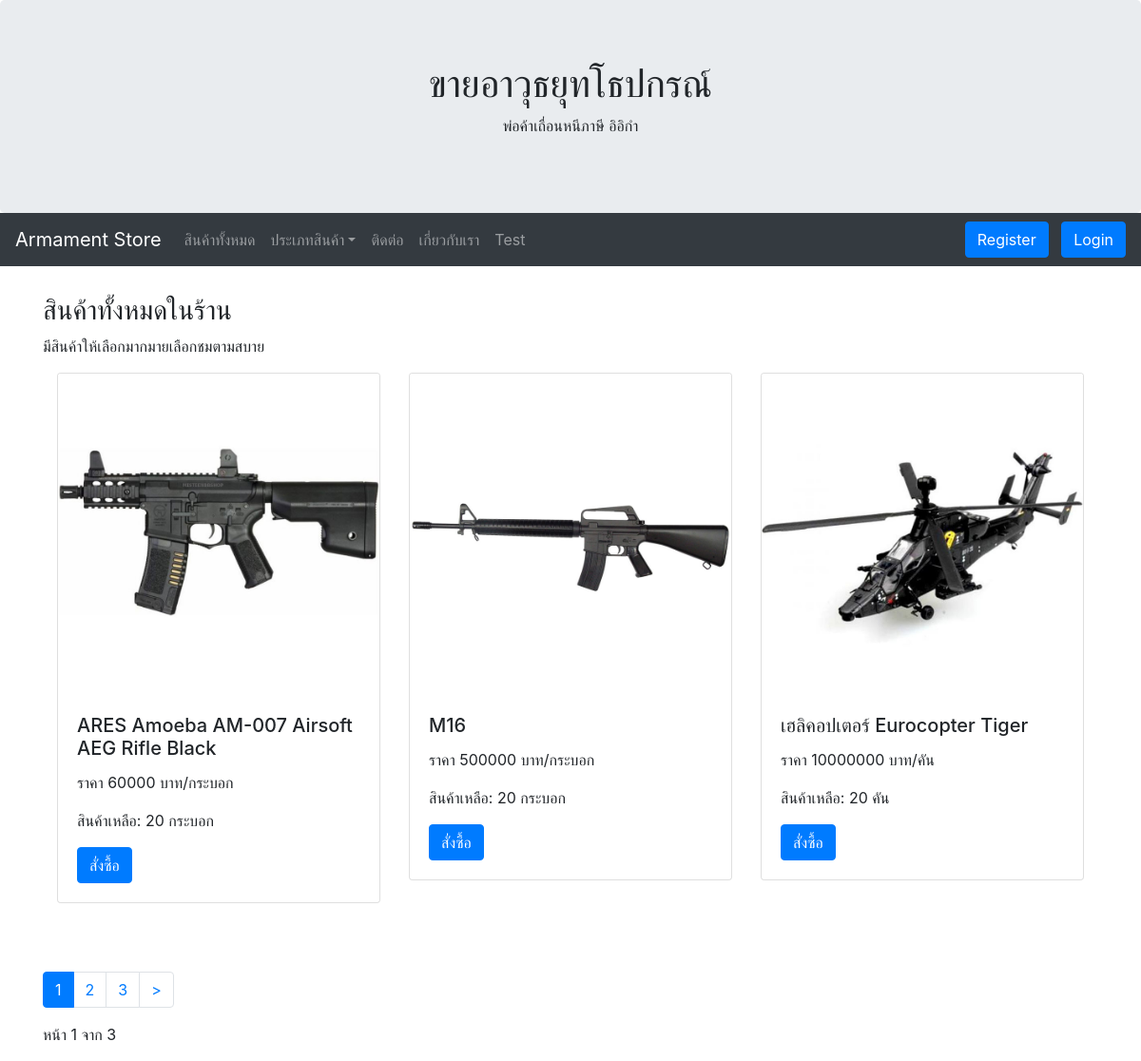
Page /allproduct/ on the committed database.
### myapp/models.py (models this page shows, shortened)
class Allproduct(models.Model):
	name = models.CharField(max_length=100)
	price = models.CharField(max_length=100)
	detail = models.TextField(null=True, blank=True)
	imageurl = models.CharField(max_length=200, null=True, blank=True)
	instock = models.BooleanField(default=True)
	quantity = models.IntegerField(default=1)
	unit = models.CharField(max_length=200, default='-')
	image = models.ImageField(upload_to="products",null=True, blank=True)

### myapp/views.py (the view)
# urls.py: path('allproduct/', Productall, name='allproduct-page'),
def Productall(request):
	product = Allproduct.objects.all().order_by('id').reverse()
	paginator = Paginator(product, 3)
	page = request.GET.get('page')
	product = paginator.get_page(page)
	context = {'product':product}
	return render(request, 'myapp/allproduct.html', context)

### myapp/template/myapp/allproduct.html (shortened to what this page needs)
{% extends 'myapp/base.html' %}
{% block content %}
  <h3>สินค้าทั้งหมดในร้าน</h3>
  <p>มีสินค้าให้เลือกมากมายเลือกชมตามสบาย</p>
  <div class="container-fluid">
    <div class="row">
      {% for pd in product %}
          <div class="col-sm-4">
            <div class="card" style="width:100%">
          {% if pd.image %}
      		    <img class="card-img-top" src="{{ pd.image.url }}" width="400">
          {% elif pd.imageurl != '' %}
              <img class="card-img-top" src="{{ pd.imageurl }}" width="400">
          {% else %}
              <img class="card-img-top" src="/media/default.jpg" width="400">
          {% endif %}
      		<div class="card-body">
        		<h5 class="card-title">{{ pd.name }}</h5>
        		<p>ราคา {{ pd.price }} บาท/{{ pd.unit }}</p>
            {% if pd.quantity > 0 %}
                <p>สินค้าเหลือ: {{ pd.quantity }} {{ pd.unit }}</p>
            {% else %}
                <p><font color="red">สินค้าหมดกรุณาติดต่อแอดมิน</font> </p>
            {% endif %}
            {% if pd.instock == True %}
              {% if user.is_authenticated %}
                  <a href="{% url 'addtocart-page' pd.id %}" class="btn btn-primary">สั่งซื้อ</a>
              {% else %}
                  <a href="{% url 'login' %}" class="btn btn-primary">สั่งซื้อ</a>
            {% endif %}
          {% else %}
              <a href="#" class="btn btn-warning">สินค้าหมด</a>
          {% endif %}
      		</div>
      	</div>
      		      <br><br>
          </div>
      {% endfor %}
    </div>
  </div>
<br>
<ul class="pagination">
  {% if product.has_next and product.has_previous != True %}
    <li class="page-item active"><a class="page-link" href="?page={{product.number}}">{{product.number}}</a></li>
    <li class="page-item"><a class="page-link" href="?page={{product.number|add:1}}">{{product.number|add:1}}</a></li>
    <li class="page-item"><a class="page-link" href="?page={{product.number|add:2}}">{{product.number|add:2}}</a></li>
    <li class="page-item"><a class="page-link" href="?page={{product.next_page_number}}"> > </a></li>
   {% endif %}
</ul><p> หน้า {{product.number}} จาก {{product.paginator.num_pages}}</p>
{% endblock content %}

### rows in the picture
Allproduct: image (picture), name "ARES Amoeba AM-007 Airsoft AEG Rifle Black", price "60000", unit "กระบอก", quantity "20", instock "สั่งซื้อ"
Allproduct: image (picture), name "M16", price "500000", unit "กระบอก", quantity "20", instock "สั่งซื้อ"
Allproduct: image (picture), name "เฮลิคอปเตอร์ Eurocopter Tiger", price "10000000", unit "คัน", quantity "20", instock "สั่งซื้อ"

### other values in the picture
{{ product.number }} "1"
{{ product.number|add:1 }} "2"
{{ product.number|add:2 }} "3"
{{ product.paginator.num_pages }} "3"
